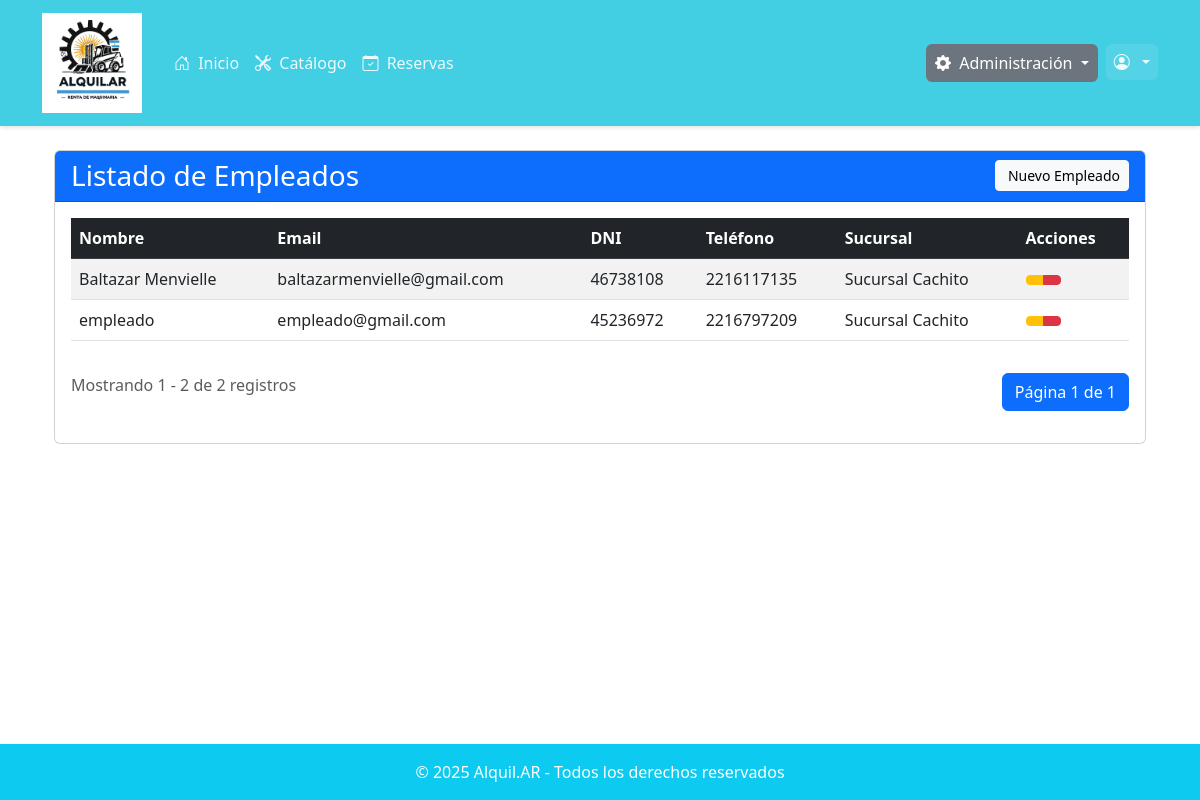
Page /usuarios/ver-empleados/ (signed in) on the earlier database version.
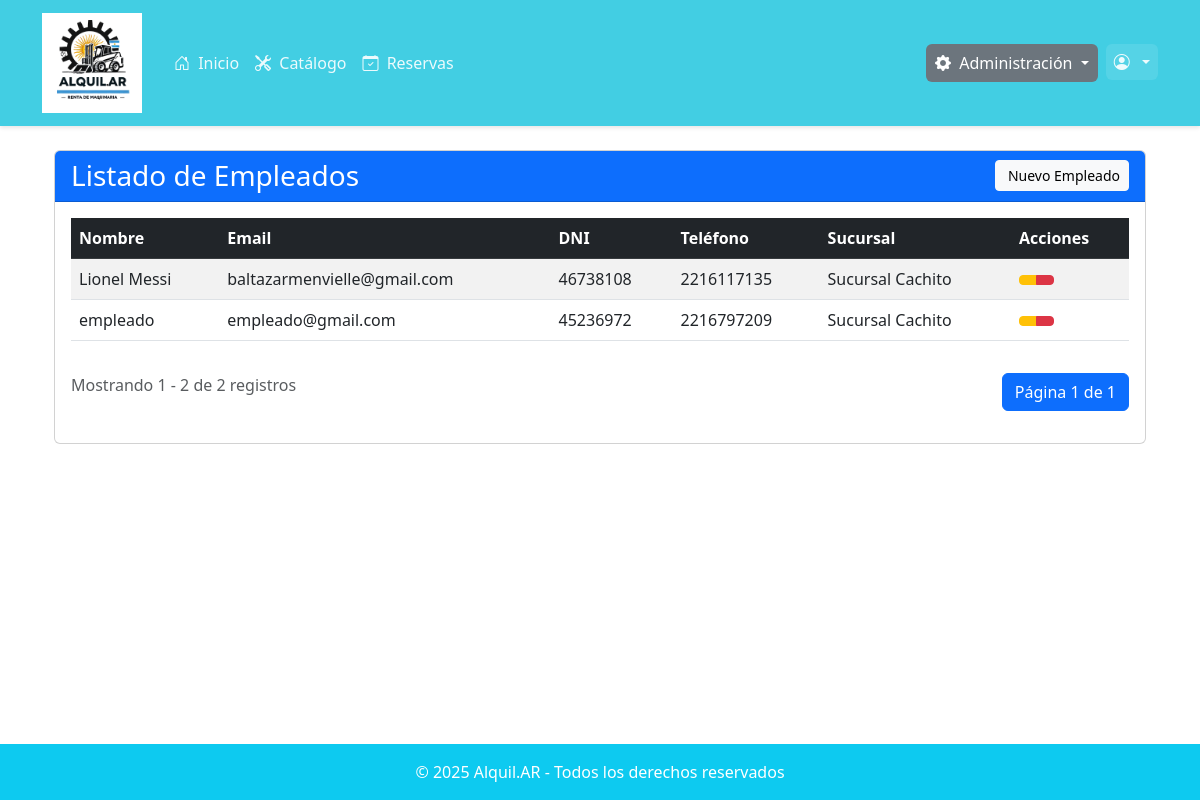
Same page on the later database version.
### usuarios/models.py (models this page shows, shortened)
class Usuario(AbstractUser):
    TIPO_CHOICES = [
        ('CLIENTE', 'Cliente'),
        ('EMPLEADO', 'Empleado'),
        ('ADMIN', 'Administrador'),
    ]
    nombre = models.CharField(max_length=200)
    tipo = models.CharField(
        max_length=10,
        choices=TIPO_CHOICES,
        default='CLIENTE',
        verbose_name="Tipo de usuario"
    )
    dni = models.CharField(max_length=20, unique=True)
    email = models.CharField(max_length=200, unique=True)
    telefono = models.CharField(max_length=20)
    fecha_nacimiento = models.DateField()
    sucursal = models.ForeignKey(Sucursal, on_delete=models.SET_NULL, null=True, blank=True)
    calificacion = models.FloatField(
        default=5.0,
        verbose_name="Calificación del cliente",
        help_text="Calificación del cliente en escala de 0.5 a 5 estrellas"
    )
    token_2fa = models.CharField(
        max_length=6,
        null=True,
        blank=True,
        verbose_name="Token de verificación"
    )
    token_2fa_timestamp = models.DateTimeField(
        null=True,
        blank=True,
        verbose_name="Timestamp del token"
    )
    reset_token = models.CharField(
        max_length=64,
        null=True,
        blank=True,
        verbose_name="Token de recuperación"
    )
    reset_token_timestamp = models.DateTimeField(
        null=True,
        blank=True,
        verbose_name="Timestamp del token de recuperación"
    )
    reset_token_used = models.BooleanField(
        default=False,
        verbose_name="Token usado"
    )

class Sucursal(models.Model):
    nombre = models.CharField(max_length=100)
    direccion = models.CharField(max_length=200)
    telefono = models.CharField(max_length=20, default="0")  # ✅ Campo teléfono agregado
    latitud = models.FloatField()
    longitud = models.FloatField()
    activa = models.BooleanField(default=True)

### usuarios/decorators.py (the view)
    def wrapper(request, *args, **kwargs):
        if request.user.is_authenticated and request.user.tipo == 'ADMIN':
            return view_func(request, *args, **kwargs)
        messages.error(request, "No tenés permiso para acceder a esta sección.")
        return redirect('home')  # o redirigí a otra página

### usuarios/views.py (called while the page is built)
@login_required
@solo_admin
def listar_empleados_view(request):
    empleados = Usuario.objects.filter(tipo="EMPLEADO").order_by('nombre') #Extraigo los empleados de la base de datos
    paginator = Paginator(empleados, 10) # 10 item por pagina
    page_number = request.GET.get('page')
    page_obj = paginator.get_page(page_number)
    context = {
        'empleados': page_obj,
        'total_empleados': empleados.count(),
        'titulo': 'Listado de Empleados'
    }
    return render(request, 'usuarios/listar_empleados.html', context) # Context tiene la info que voy a utilizar en el html

### usuarios/templates/usuarios/listar_empleados.html (shortened to what this page needs)
{% extends 'base.html' %}
{% block content %}
<div class="container-fluid mt-4">
    <div class="card">
        <div class="card-header bg-primary text-white">
            <div class="d-flex justify-content-between align-items-center">
                <h3 class="mb-0">{{ titulo }}</h3>
                <a href="{% url 'crear_empleado' %}" class="btn btn-light btn-sm">
                     Nuevo Empleado
                </a>
            </div>
        </div>
        <div class="card-body">
            {% if empleados %}
                <div class="table-responsive">
                    <table class="table table-striped table-hover">
                        <thead class="table-dark">
                            <tr>
                                <th>Nombre</th>
                                <th>Email</th>
                                <th>DNI</th>
                                <th>Teléfono</th>
                                <th>Sucursal</th>
                                <th>Acciones</th>
                            </tr>
                        </thead>
                        <tbody>
                            {% for empleado in empleados %}
                            <tr>
                                <td>{{ empleado.nombre }}</td>
                                <td>{{ empleado.email }}</td>
                                <td>{{ empleado.dni }}</td>
                                <td>{{ empleado.telefono }}</td>
                                <td>{{ empleado.sucursal.nombre|default:"-" }}</td>
                                <td>
                                    <div class="btn-group btn-group-sm">
                                        <a href="{% url 'crear_empleado' %}" class="btn btn-warning" title="Editar">
                                        </a>
                                        <a href="{% url 'crear_empleado' %}" class="btn btn-danger" title="Eliminar">
                                        </a>
                                    </div>
                                </td>
                            </tr>
                            {% endfor %}
                        </tbody>
                    </table>
                </div>
                <div class="d-flex justify-content-between mt-3">
                    <div>
                        <span class="text-muted">
                            Mostrando {{ empleados.start_index }} - {{ empleados.end_index }} de {{ total_empleados }} registros
                        </span>
                    </div>
                    <ul class="pagination">
                        <li class="page-item active">
                            <span class="page-link">
                                Página {{ empleados.number }} de {{ empleados.paginator.num_pages }}
                            </span>
                        </li>
                    </ul>
                </div>
            {% else %}
                <div class="alert alert-info">
                    No hay empleados registrados.
                </div>
            {% endif %}
        </div>
    </div>
</div>
{% endblock %}

Differences in the rows shown:
changed Usuario "baltazarmenvielle@gmail.com": nombre "Baltazar Menvielle" → "Lionel Messi"
